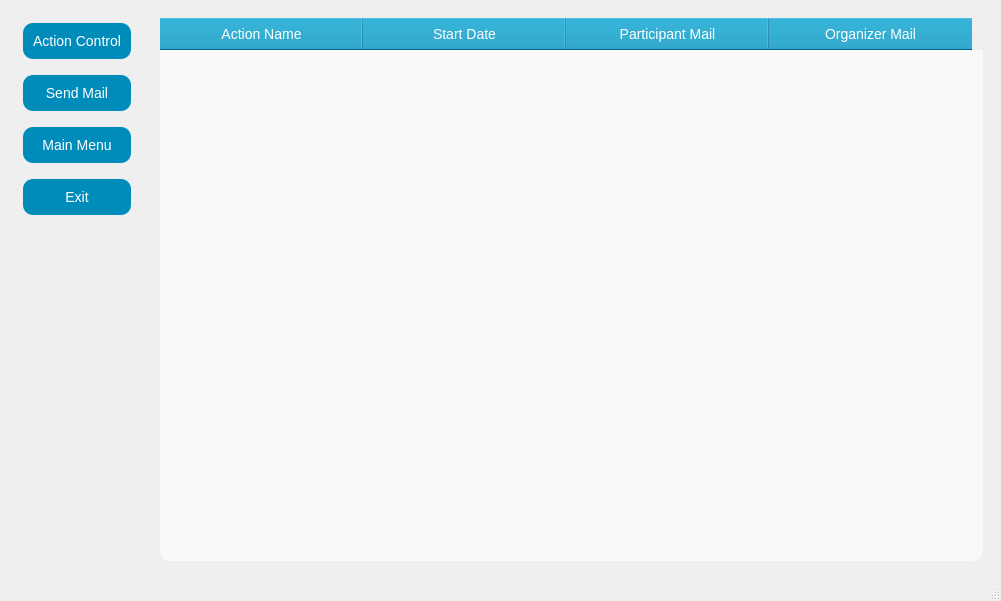
<?xml version="1.0" encoding="UTF-8"?>
<ui version="4.0">
 <class>mwAdminMenu</class>
 <widget class="QMainWindow" name="mwAdminMenu">
  <property name="geometry">
   <rect>
    <x>0</x>
    <y>0</y>
    <width>1001</width>
    <height>601</height>
   </rect>
  </property>
  <property name="baseSize">
   <size>
    <width>1050</width>
    <height>700</height>
   </size>
  </property>
  <property name="windowTitle">
   <string>Admin Menu Window</string>
  </property>
  <property name="styleSheet">
   <string notr="true">QWidget {
	font: 11pt &quot;MS Shell Dlg 2&quot;;
    background: qlineargradient(spread:pad, x1:0, y1:0, x2:0, y2:1, 
        stop:0 rgba(173, 216, 230, 255), 
        stop:1 rgba(255, 255, 255, 255));
};
</string>
  </property>
  <widget class="QWidget" name="centralwidget">
   <layout class="QHBoxLayout" name="horizontalLayout_2">
    <item>
     <widget class="QFrame" name="frame">
      <property name="minimumSize">
       <size>
        <width>8</width>
        <height>132</height>
       </size>
      </property>
      <property name="sizeIncrement">
       <size>
        <width>7</width>
        <height>51</height>
       </size>
      </property>
      <property name="baseSize">
       <size>
        <width>37</width>
        <height>65</height>
       </size>
      </property>
      <property name="frameShape">
       <enum>QFrame::Shape::NoFrame</enum>
      </property>
      <layout class="QVBoxLayout" name="verticalLayout">
       <item>
        <widget class="QPushButton" name="pbActionControl">
         <property name="cursor">
          <cursorShape>PointingHandCursor</cursorShape>
         </property>
         <property name="styleSheet">
          <string notr="true">QPushButton {
	
    background-color: #008CBA;
    color: white;
    padding: 10px;
    font-size: 14px;
font: 11pt &quot;MS Shell Dlg 2&quot;;
    border: none;
    border-radius: 10px;
    margin: 5px;
}
QPushButton:hover {
    background-color: #007B9E;
}
QPushButton:pressed {
    background-color: #005f73;
}
</string>
         </property>
         <property name="text">
          <string>Action Control</string>
         </property>
         <property name="icon">
          <iconset>
           <normaloff>icons/calendar.svg</normaloff>icons/calendar.svg</iconset>
         </property>
         <property name="iconSize">
          <size>
           <width>40</width>
           <height>40</height>
          </size>
         </property>
        </widget>
       </item>
       <item>
        <widget class="QPushButton" name="pbSendMail">
         <property name="cursor">
          <cursorShape>PointingHandCursor</cursorShape>
         </property>
         <property name="styleSheet">
          <string notr="true">QPushButton {
	
    background-color: #008CBA;
    color: white;
    padding: 10px;
    font-size: 14px;
font: 11pt &quot;MS Shell Dlg 2&quot;;
    border: none;
    border-radius: 10px;
    margin: 5px;
}
QPushButton:hover {
    background-color: #007B9E;
}
QPushButton:pressed {
    background-color: #005f73;
}
</string>
         </property>
         <property name="text">
          <string>Send Mail</string>
         </property>
         <property name="icon">
          <iconset>
           <normaloff>icons/send-message.svg</normaloff>icons/send-message.svg</iconset>
         </property>
         <property name="iconSize">
          <size>
           <width>40</width>
           <height>40</height>
          </size>
         </property>
        </widget>
       </item>
       <item>
        <widget class="QPushButton" name="pbPreferedAdmin">
         <property name="cursor">
          <cursorShape>PointingHandCursor</cursorShape>
         </property>
         <property name="styleSheet">
          <string notr="true">QPushButton {
	
    background-color: #008CBA;
    color: white;
    padding: 10px;
    font-size: 14px;
font: 11pt &quot;MS Shell Dlg 2&quot;;
    border: none;
    border-radius: 10px;
    margin: 5px;
}
QPushButton:hover {
    background-color: #007B9E;
}
QPushButton:pressed {
    background-color: #005f73;
}
</string>
         </property>
         <property name="text">
          <string>Main Menu</string>
         </property>
         <property name="icon">
          <iconset>
           <normaloff>icons/news.svg</normaloff>icons/news.svg</iconset>
         </property>
         <property name="iconSize">
          <size>
           <width>40</width>
           <height>40</height>
          </size>
         </property>
        </widget>
       </item>
       <item>
        <widget class="QPushButton" name="pbExit">
         <property name="cursor">
          <cursorShape>PointingHandCursor</cursorShape>
         </property>
         <property name="styleSheet">
          <string notr="true">QPushButton {
	
    background-color: #008CBA;
    color: white;
    padding: 10px;
    font-size: 14px;
font: 11pt &quot;MS Shell Dlg 2&quot;;
    border: none;
    border-radius: 10px;
    margin: 5px;
}
QPushButton:hover {
    background-color: #007B9E;
}
QPushButton:pressed {
    background-color: #005f73;
}
</string>
         </property>
         <property name="text">
          <string>Exit</string>
         </property>
         <property name="icon">
          <iconset>
           <normaloff>icons/power.svg</normaloff>icons/power.svg</iconset>
         </property>
         <property name="iconSize">
          <size>
           <width>50</width>
           <height>50</height>
          </size>
         </property>
        </widget>
       </item>
       <item>
        <spacer name="verticalSpacer">
         <property name="orientation">
          <enum>Qt::Orientation::Vertical</enum>
         </property>
         <property name="sizeHint" stdset="0">
          <size>
           <width>20</width>
           <height>40</height>
          </size>
         </property>
        </spacer>
       </item>
      </layout>
     </widget>
    </item>
    <item>
     <widget class="QFrame" name="frame_2">
      <property name="frameShape">
       <enum>QFrame::Shape::NoFrame</enum>
      </property>
      <layout class="QVBoxLayout" name="verticalLayout_2">
       <item>
        <widget class="QTableWidget" name="tableWidget">
         <property name="font">
          <font>
           <family>MS Shell Dlg 2</family>
           <pointsize>11</pointsize>
           <italic>false</italic>
           <bold>false</bold>
          </font>
         </property>
         <property name="styleSheet">
          <string notr="true">QTableWidget {
	
    font-size: 14px;
font: 11pt &quot;MS Shell Dlg 2&quot;;
    background-color: #f9f9f9;
    alternate-background-color: #e0e0e0;
    gridline-color: #ccc;
    border-radius: 10px;
}
QHeaderView::section {
    background-color: #008CBA;
    color: white;
    padding: 5px;
    font-size: 14px;
font: 11pt &quot;MS Shell Dlg 2&quot;;
}
</string>
         </property>
         <attribute name="horizontalHeaderDefaultSectionSize">
          <number>203</number>
         </attribute>
         <column>
          <property name="text">
           <string>Action Name</string>
          </property>
          <property name="font">
           <font>
            <pointsize>11</pointsize>
           </font>
          </property>
         </column>
         <column>
          <property name="text">
           <string>Start Date</string>
          </property>
          <property name="font">
           <font>
            <pointsize>11</pointsize>
           </font>
          </property>
         </column>
         <column>
          <property name="text">
           <string>Participant Mail</string>
          </property>
          <property name="font">
           <font>
            <pointsize>11</pointsize>
           </font>
          </property>
         </column>
         <column>
          <property name="text">
           <string>Organizer Mail</string>
          </property>
          <property name="font">
           <font>
            <pointsize>11</pointsize>
           </font>
          </property>
         </column>
        </widget>
       </item>
      </layout>
     </widget>
    </item>
   </layout>
  </widget>
  <widget class="QStatusBar" name="statusbar"/>
 </widget>
 <resources/>
 <connections/>
</ui>
